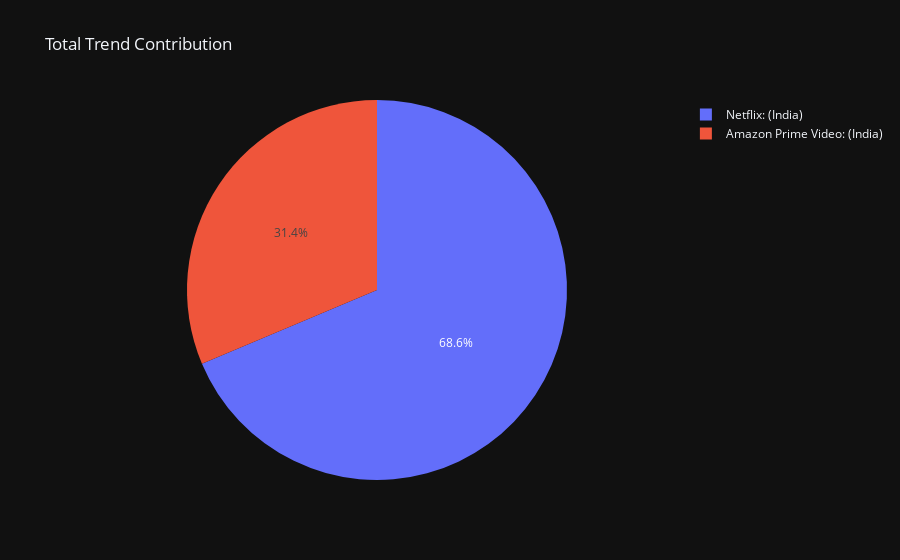

Source (notebook cell):
### Code cell


### Figure 1 — Plotly figure (JSON) as saved in the notebook; plotly's stock layout.template omitted (floating-point values rounded to 4 significant figures)
{"data": [{"domain": {"x": [0, 1], "y": [0, 1]}, "hovertemplate": "label=%{label}<br>value=%{value}<extra></extra>", "labels": ["Netflix: (India)", "Amazon Prime Video: (India)"], "legendgroup": "", "name": "", "showlegend": true, "type": "pie", "values": [4037, 1844]}], "layout": {"legend": {"tracegroupgap": 0}, "title": {"text": "Total Trend Contribution"}}}
